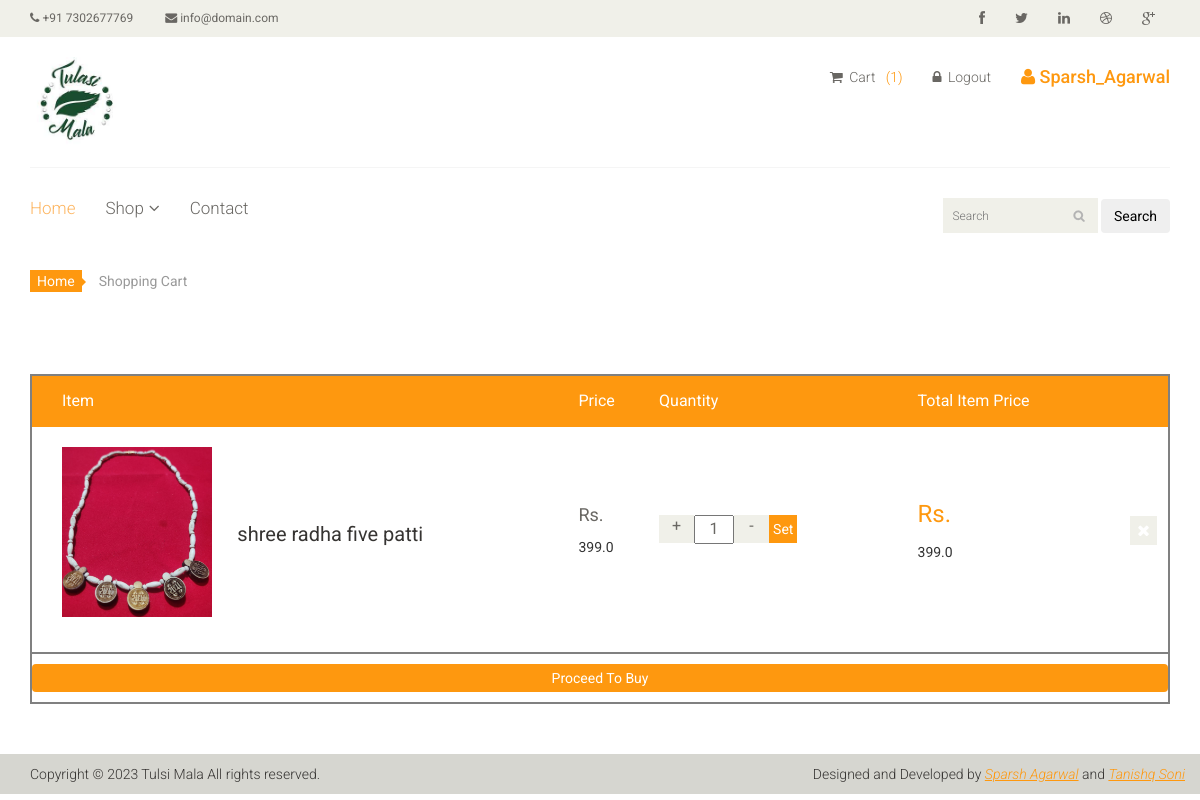
The app's page /cart (signed in), older data.
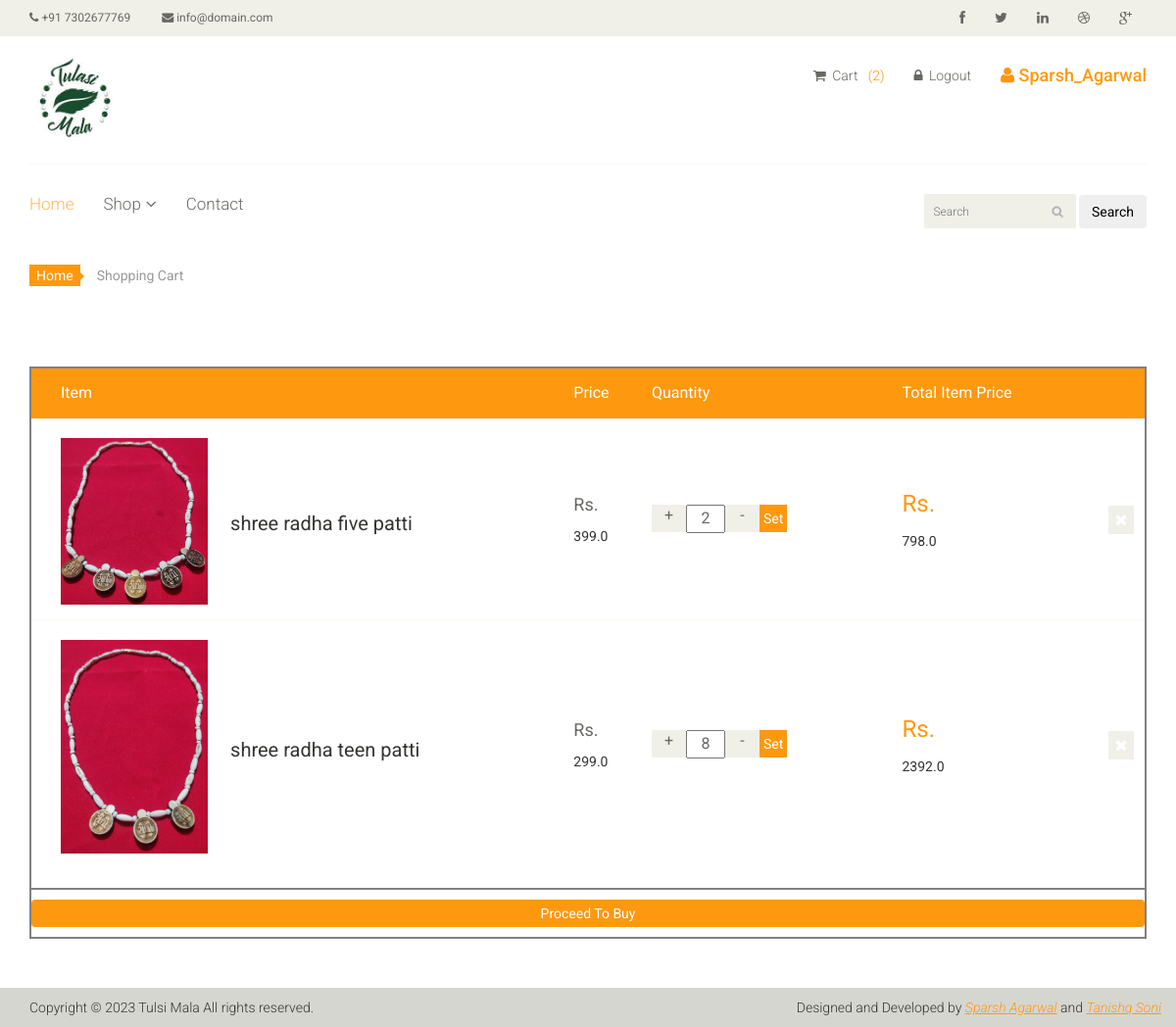
The same page, newer data.
### core/models.py (models this page shows, shortened)
class Cart(models.Model):
    user = models.ForeignKey(User, on_delete=models.CASCADE)
    product = models.ForeignKey(Product, on_delete=models.CASCADE)
    quantity = models.IntegerField(default=1)
    isPaid = models.BooleanField(default=False)
    orderID = models.CharField(max_length=150, blank=True , null=True)
    firstname = models.CharField(max_length=25, blank=True, null=True)
    lastname = models.CharField(max_length=25, blank=True, null=True)
    Address = models.CharField(max_length=1000, blank=True, null=True)
    country = models.CharField(max_length=100, blank=True, null=True)
    zip_code = models.IntegerField(blank=True, null=True)
    phone = models.IntegerField(blank=True, null=True)

class Product(models.Model):
    name = models.CharField(max_length=100)
    category = models.ForeignKey('Category', on_delete=models.CASCADE)
    slug = models.SlugField(unique=True, null=True, blank=True)
    desc = models.TextField()
    price = models.FloatField(default=0.0)
    product_available_count = models.IntegerField(default=0)
    img = models.ImageField(upload_to='images/')
    def __str__(self):
        return self.name

### core/views.py (the view, shortened to what this page needs)
# urls.py: path('cart', views.cart, name='cart'),
def cart(request):
    if request.user.is_authenticated:
        if Cart.objects.filter(user=request.user).exists():
            order = Order.objects.get(user=request.user, ordered=False)
            cart_items = Cart.objects.filter(user=request.user)
            len_of_cart = len(Cart.objects.filter(user=request.user))
            cart_prod_and_price = []
            for item in cart_items:
                cart_prod_and_price.append(
                    [item, (item.quantity * item.product.price)])
            return render(request, 'core/cart.html', {'order': order, 'len_of_cart': len_of_cart, 'cart_prod_and_price': cart_prod_and_price})
        len_of_cart = len(Cart.objects.filter(user=request.user))
        return render(request, 'core/cart.html', {'message': "Your cart is empty", 'len_of_cart': len_of_cart})
    return redirect("/accounts/user_login")

### templates/core/cart.html (shortened to what this page needs)
{% extends './base.html' %} {% load static %} {% block start %}
<section id="cart_items">
  <div class="container">
    <div class="breadcrumbs">
      <ol class="breadcrumb">
        <li><a href="#">Home</a></li>
        <li class="active">Shopping Cart</li>
      </ol>
    </div>
    {% if not message %}
    <div class="table-responsive cart_info" style="border: 2px solid grey; display: flex; flex-direction: column;">
      <table class="table table-condensed">
        <thead>
          <tr class="cart_menu">
            <td class="image">Item</td>
            <td class="description"></td>
            <td class="price">Price</td>
            <td class="quantity">Quantity</td>
            <td class="total">Total Item Price</td>
            <td></td>
          </tr>
        </thead>
        <tbody>
          {% for items in cart_prod_and_price %}
          <tr>
            <td class="cart_product">
              <a href=""><img style="width: 15rem" src="{{ items.0.product.img.url }}" alt=""/></a>
            </td>
            <td class="cart_description">
              <h4><a href="">{{ items.0.product }}</a></h4>
            </td>
            <td class="cart_price">
              <p>Rs.</p>
              {{ items.0.product.price }}
            </td>
            <td class="cart_quantity">
              <form method="post" class="cart_quantity_button"> {% csrf_token %}
                <a class="cart_quantity_up plus-btn" style="cursor: pointer; user-select: none;" data-item-id="{{ items.0.pk }}">+</a>
                {% if quantity and items.0.product.slug == inst_product %}
                <input class="cart_quantity_input" type="text" name="quantity" value="{{quantity}}" readonly autocomplete="off" size="2"/>
                  {% else %}
                  <input class="cart_quantity_input" type="text" name="quantity" value="{{ items.0.quantity }}" readonly autocomplete="off" size="2"/>
                  {% endif %}
                  <a class="cart_quantity_down minus-btn" style="cursor: pointer; user-select: none;" data-item-id="{{ items.pk }}">-</a>
                  <input type="submit" style="background: #FE980F; border: none; color: white; padding: 0.4rem " value="Set">
                </form>
              </td>
              <td class="cart_total">
                <p class="cart_total_price">Rs.</p>
                {{ items.1 }}
              </td>
              <td class="cart_delete">
                <a class="cart_quantity_delete" href="/remove_cart_items/{{ items.0.pk }}"><i class="fa fa-times"></i></a>
              </td>
            </tr>
            {% endfor %}
          </tbody>
        </table>
        <div class="proc-to-pay" style="border-top: 2px solid grey; display: flex; flex-direction: column;">
          <a href="/checkout" class="btn" style="background: #FE980F; border: none; margin: 1rem 0; color: white; padding: 0.4rem ">Proceed To Buy</a>
        </div>
      </div>
      {% else %}
      <div class="table-responsive cart_info" style="border: 2px solid grey; display: flex; flex-direction: column; justify-content: center; align-items: center; height: 38vh;">
        <h3>{{message}}</h3>
      </div>
    {% endif %}
  </div>
</section>
{% endblock %}

### templates/core/base.html (shortened to what the changed rows need)
{% load static %} {% load cart_template_tag %}
<!DOCTYPE html>
<html lang="en">
  <head>
    <link href="{% static 'css/bootstrap.min.css' %}" rel="stylesheet" />
    <link href="{% static 'css/font-awesome.min.css' %}" rel="stylesheet" />
    <link href="{% static 'css/prettyPhoto.css' %}" rel="stylesheet" />
    <link href="{% static 'css/price-range.css' %}" rel="stylesheet" />
    <link href="{% static 'css/animate.css' %}" rel="stylesheet" />
    <link href="{% static 'css/main.css' %}" rel="stylesheet" />
    <link href="{% static 'css/responsive.css' %}" rel="stylesheet" />
    <script src="https://code.jquery.com/jquery-3.6.0.min.js"></script></head
  >
  <body>
    <header id="header">
      <div class="header-middle">
        <div class="container">
          <div class="row">
            <div class="col-sm-8">
              <div class="shop-menu pull-right">
                <ul class="nav navbar-nav">
                  <li>
                    <a href="/cart"
                      ><i class="fa fa-shopping-cart"></i> Cart&nbsp;&nbsp;
                       {% if user.is_authenticated %}
                      <div style="color: #fe980f; display: inline">
                        ({{ len_of_cart }})
                      </div>
                      {% endif %}
                    </a>
                  </li>
                </ul>
              </div>
            </div>
          </div>
        </div>
      </div>
    </header>
    {% block start %} {% endblock %}
  </body>
</html>

Row changes from the older to the newer data that the page shows:
changed Cart "shree radha five patti": quantity "1" → "2"; items "399.0" → "798.0"
added Cart: product.img (picture), product.name "shree radha teen patti", product.price "299.0", quantity "8", items "2392.0"
Text that changed along with them:
{{ len_of_cart }}: "1" → "2"
